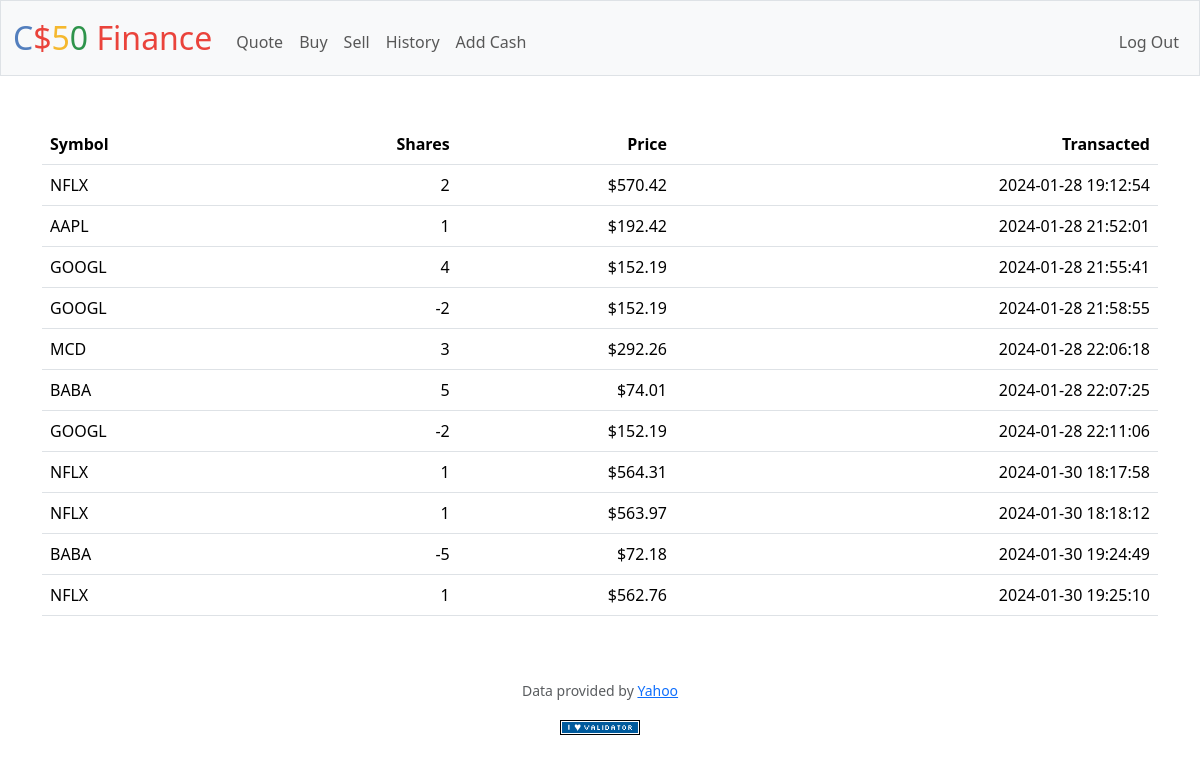
The app's page /history (signed in) with its own data.
### tables this page shows
CREATE TABLE history (
                    id INTEGER NOT NULL,
                    transaction_id INTEGER PRIMARY KEY AUTOINCREMENT,
                    symbol TEXT NOT NULL,
                    shares INTEGER NOT NULL,
                    price NUMERIC NOT NULL,
                    time TIMESTAMP NOT NULL DEFAULT CURRENT_TIMESTAMP,
                    FOREIGN KEY(id) REFERENCES users(id)
                );

### app.py (the view)
@app.route("/history")
@login_required
def history():
    record_of_current_user = db.execute(
        "SELECT * FROM history WHERE id = ?", session["user_id"])
    return render_template("history.html", record_of_current_user=record_of_current_user)

### app.py (called while the page is built)
@app.after_request
def after_request(response):
    response.headers["Cache-Control"] = "no-cache, no-store, must-revalidate"
    response.headers["Expires"] = 0
    response.headers["Pragma"] = "no-cache"
    return response

### helpers.py (called while the page is built)
def login_required(f):
    @wraps(f)
    def decorated_function(*args, **kwargs):
        if session.get("user_id") is None:
            return redirect("/login")
        return f(*args, **kwargs)
    return decorated_function

def usd(value):
    return f"${value:,.2f}".format(value)

### templates/history.html (shortened to what this page needs)
{% extends "layout.html" %}
{% block main %}
    <table class="table tablestriped">
        <thead>
            <tr>
                <th class="text-start">Symbol</th>
                <th class="text-end">Shares</th>
                <th class="text-end">Price</th>
                <th class="text-end">Transacted</th>
            </tr>
        </thead>
        <tbody>
            {% for share in record_of_current_user %}
                <tr>
                    <td class="text-start">{{ share["symbol"] }}</td>
                    <td class="text-end">{{   share["shares"] }}</td>
                    <td class="text-end">{{   share["price"] | usd}}</td>
                    <td class="text-end">{{   share["time"] }}</td>
                </tr>
            {% endfor %}
    </table>
{% endblock %}

### templates/layout.html (shortened to what this page needs)
<!DOCTYPE html>
<html lang="en">
  <head>
    <link
      href="https://cdn.jsdelivr.net/npm/bootstrap@5.3.2/dist/css/bootstrap.min.css"
      rel="stylesheet"
    />
    <link href="/static/styles.css" rel="stylesheet" />
  </head>
  <body>
    <nav class="bg-light border navbar navbar-expand-md navbar-light">
      <div class="container-fluid">
        <a class="navbar-brand" href="/"
          ><span class="blue">C</span><span class="red">$</span
          ><span class="yellow">5</span><span class="green">0</span>
          <span class="red">Finance</span></a
        >
        <div class="collapse navbar-collapse" id="navbar">
          {% if session["user_id"] %}
          <ul class="navbar-nav me-auto mt-2">
            <li class="nav-item">
              <a class="nav-link" href="/quote">Quote</a>
            </li>
            <li class="nav-item"><a class="nav-link" href="/buy">Buy</a></li>
            <li class="nav-item"><a class="nav-link" href="/sell">Sell</a></li>
            <li class="nav-item">
              <a class="nav-link" href="/history">History</a>
            </li>
            <li class="nav-item">
              <a class="nav-link" href="/addcash">Add Cash</a>
            </li>
          </ul>
          <ul class="navbar-nav ms-auto mt-2">
            <li class="nav-item">
              <a class="nav-link" href="/logout">Log Out</a>
            </li>
          </ul>
          {% endif %}
        </div>
      </div>
    </nav>
    <main class="container py-5 text-center">
      {% block main %}{% endblock %}
    </main>
    <footer class="mb-5">
      <p class="mb-3 small text-center text-muted">
        Data provided by <a href="https://finance.yahoo.com/">Yahoo</a>
      </p>
      <form
        action="https://validator.w3.org/check"
        class="text-center"
        enctype="multipart/form-data"
        method="post"
        target="_blank"
      >
        <input
          alt="Validate"
          src="/static/I_heart_validator.png"
          type="image"
        />
      </form>
    </footer>
  </body>
</html>

### static/styles.css (style rules this page uses)
nav .navbar-brand { font-size: xx-large; }
nav .navbar-brand .blue { color: #537fbe; }
nav .navbar-brand .red { color: #ea433b; }
nav .navbar-brand .yellow { color: #f5b82e; }
nav .navbar-brand .green { color: #2e944b; }

### records on screen
history: symbol "NFLX", shares "2", price "$570.42", time "2024-01-28 19:12:54"
history: symbol "AAPL", shares "1", price "$192.42", time "2024-01-28 21:52:01"
history: symbol "GOOGL", shares "4", price "$152.19", time "2024-01-28 21:55:41"
history: symbol "GOOGL", shares "-2", price "$152.19", time "2024-01-28 21:58:55"
history: symbol "MCD", shares "3", price "$292.26", time "2024-01-28 22:06:18"
history: symbol "BABA", shares "5", price "$74.01", time "2024-01-28 22:07:25"
history: symbol "GOOGL", shares "-2", price "$152.19", time "2024-01-28 22:11:06"
history: symbol "NFLX", shares "1", price "$564.31", time "2024-01-30 18:17:58"
history: symbol "NFLX", shares "1", price "$563.97", time "2024-01-30 18:18:12"
history: symbol "BABA", shares "-5", price "$72.18", time "2024-01-30 19:24:49"
history: symbol "NFLX", shares "1", price "$562.76", time "2024-01-30 19:25:10"
